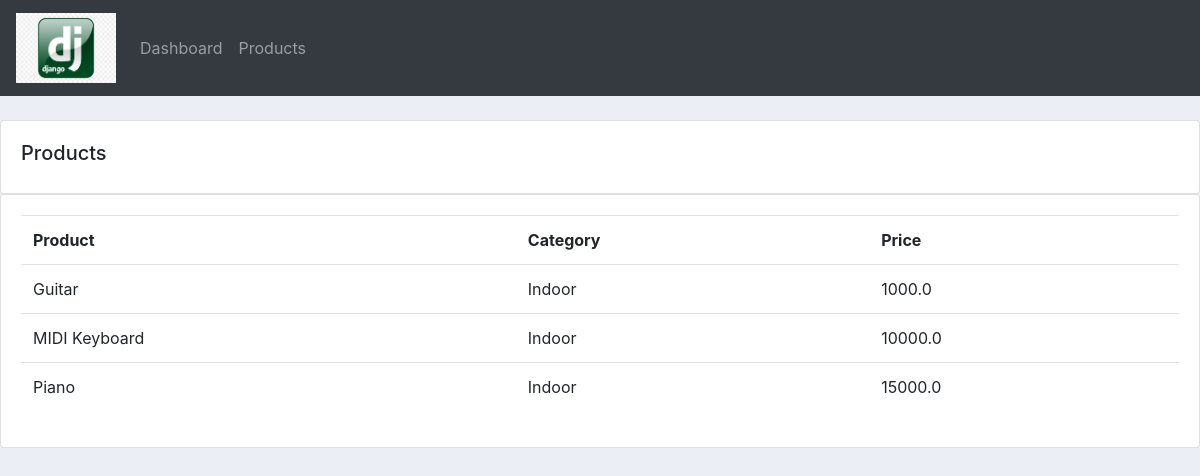
/products/, run on an earlier commit of the app's database.
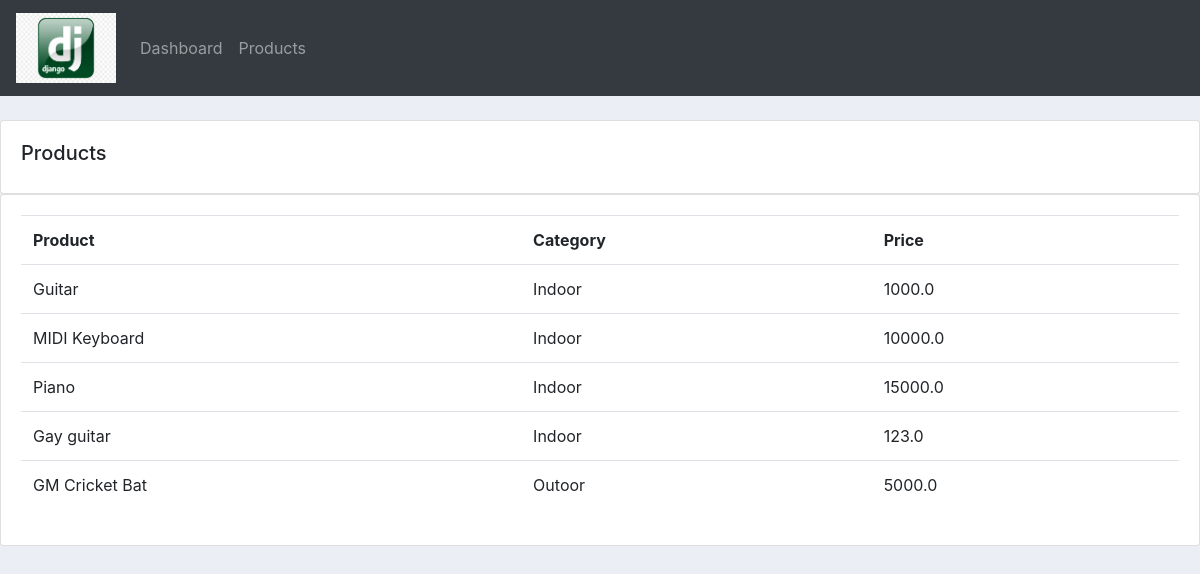
And on a later commit of the database.
### accounts/models.py (models this page shows, shortened)
class Product(models.Model):
    CATEGORY = (
        ('Indoor', 'Indoor'),
        ('Outoor', 'Outoor')
    )
    name = models.CharField(max_length=200, null=True)
    price = models.FloatField(null=True)
    category = models.CharField(max_length=200, null=True, choices=CATEGORY)
    description = models.CharField(max_length=200, null=True)
    date_created = models.DateTimeField(auto_now_add=True)
    tags = models.ManyToManyField("Tag")

### accounts/views.py (the view)
# urls.py: path('products/', views.products),
def products(request):
    products = Product.objects.all()
    return render(request, 'accounts/products.html', {'products': products})

### accounts/templates/accounts/products.html
{% extends 'accounts/main.html' %}
{% block content %}
<br>
<div class="row">
    <div class="col-md">
        <div class="card card-body">
            <h5>Products</h5>
        </div>
        <div class="card card-body">
            <table class="table">
                <tr>
                    <th>Product</th>
                    <th>Category</th>
                    <th>Price</th>
                </tr>
                {% for i in products %}
                <tr>
                    <td>{{i.name}}</td>
                    <td>{{i.category}}</td>
                    <td>{{i.price}}</td>
                </tr>
                {% endfor %}
            </table>
        </div>
    </div>
</div>
{% endblock content %}

What changed in the data, as far as the page shows it:
added Product: name "Gay guitar", category "Indoor", price "123.0"
added Product: name "GM Cricket Bat", category "Outoor", price "5000.0"
